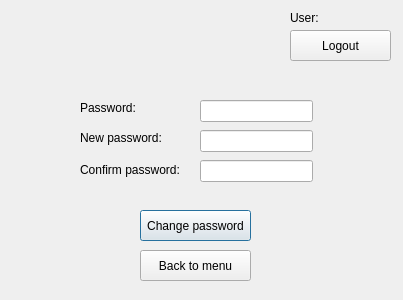
<?xml version="1.0" encoding="UTF-8"?>
<ui version="4.0">
 <class>Player_GUI</class>
 <widget class="QDialog" name="Player_GUI">
  <property name="geometry">
   <rect>
    <x>0</x>
    <y>0</y>
    <width>403</width>
    <height>300</height>
   </rect>
  </property>
  <property name="windowTitle">
   <string>Player_GUI</string>
  </property>
  <widget class="QPushButton" name="pushButton_change">
   <property name="geometry">
    <rect>
     <x>140</x>
     <y>210</y>
     <width>111</width>
     <height>31</height>
    </rect>
   </property>
   <property name="text">
    <string>Change password</string>
   </property>
  </widget>
  <widget class="QPushButton" name="pushButton_menu">
   <property name="geometry">
    <rect>
     <x>140</x>
     <y>250</y>
     <width>111</width>
     <height>31</height>
    </rect>
   </property>
   <property name="text">
    <string>Back to menu</string>
   </property>
  </widget>
  <widget class="QLabel" name="label_name">
   <property name="geometry">
    <rect>
     <x>330</x>
     <y>10</y>
     <width>55</width>
     <height>16</height>
    </rect>
   </property>
   <property name="text">
    <string>&lt;login&gt;</string>
   </property>
  </widget>
  <widget class="QLabel" name="label_user">
   <property name="geometry">
    <rect>
     <x>290</x>
     <y>10</y>
     <width>31</width>
     <height>16</height>
    </rect>
   </property>
   <property name="text">
    <string>User:</string>
   </property>
  </widget>
  <widget class="QPushButton" name="pushButton_logout">
   <property name="geometry">
    <rect>
     <x>290</x>
     <y>30</y>
     <width>101</width>
     <height>31</height>
    </rect>
   </property>
   <property name="text">
    <string>Logout</string>
   </property>
  </widget>
  <widget class="QLabel" name="label_confirm_password">
   <property name="geometry">
    <rect>
     <x>80</x>
     <y>160</y>
     <width>101</width>
     <height>20</height>
    </rect>
   </property>
   <property name="text">
    <string>Confirm password:</string>
   </property>
  </widget>
  <widget class="QLabel" name="label_new_password">
   <property name="geometry">
    <rect>
     <x>80</x>
     <y>130</y>
     <width>101</width>
     <height>16</height>
    </rect>
   </property>
   <property name="text">
    <string>New password:</string>
   </property>
  </widget>
  <widget class="QLineEdit" name="lineEdit_new_password">
   <property name="geometry">
    <rect>
     <x>200</x>
     <y>130</y>
     <width>113</width>
     <height>22</height>
    </rect>
   </property>
   <property name="echoMode">
    <enum>QLineEdit::Password</enum>
   </property>
  </widget>
  <widget class="QLineEdit" name="lineEdit_confirm_password">
   <property name="geometry">
    <rect>
     <x>200</x>
     <y>160</y>
     <width>113</width>
     <height>22</height>
    </rect>
   </property>
   <property name="echoMode">
    <enum>QLineEdit::Password</enum>
   </property>
  </widget>
  <widget class="QLineEdit" name="lineEdit_password">
   <property name="geometry">
    <rect>
     <x>200</x>
     <y>100</y>
     <width>113</width>
     <height>22</height>
    </rect>
   </property>
   <property name="echoMode">
    <enum>QLineEdit::Password</enum>
   </property>
  </widget>
  <widget class="QLabel" name="label_password">
   <property name="geometry">
    <rect>
     <x>80</x>
     <y>100</y>
     <width>55</width>
     <height>16</height>
    </rect>
   </property>
   <property name="text">
    <string>Password:</string>
   </property>
  </widget>
 </widget>
 <layoutdefault spacing="6" margin="11"/>
 <resources/>
 <connections/>
</ui>
